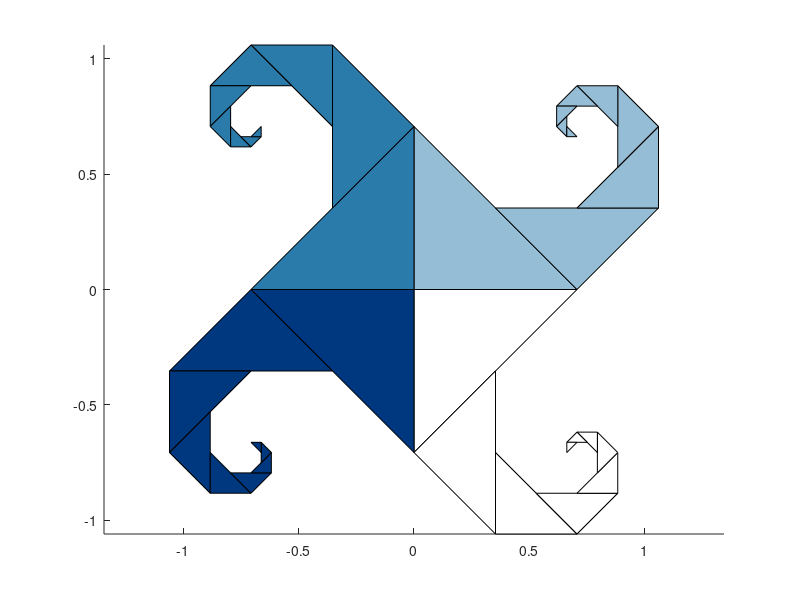

Source code (MATLAB):
function generalBaravelle2
%generalized baravelle spiral
N=4;
phi=pi/N; 
t=linspace(0+phi,2*pi+phi,N+1);
len=1;
cmap=1-copper(N);
theta=0;
%patch([-10 10 10 -10],[-10 -10 10 10],[0.75 0.75 0.75]);
for n=1:N
    len=1;
    theta=0;
    for k=1:9
        [x,y]=pol2cart([phi 2*phi 3*phi]+t(n)+theta,[len*cos(pi/N),len,len*cos(pi/N)]);
        if k==1
           offx=x(2);
           offy=y(2);
        end
        %patch(x+x(1),y+y(1),'r','facecolor',cmap(n,:),'edgecolor','k');
        patch(x-offx,y-offy,'r','facecolor',cmap(n,:),'edgecolor','k');
        theta=theta+phi;
        len=len*cos(pi/N);
    end
    
    
end

%axis([-1 1 -1 1]) 
%axis([-1.3 1.3 -1.3 1.3]) %for N=6;
axis equal on
